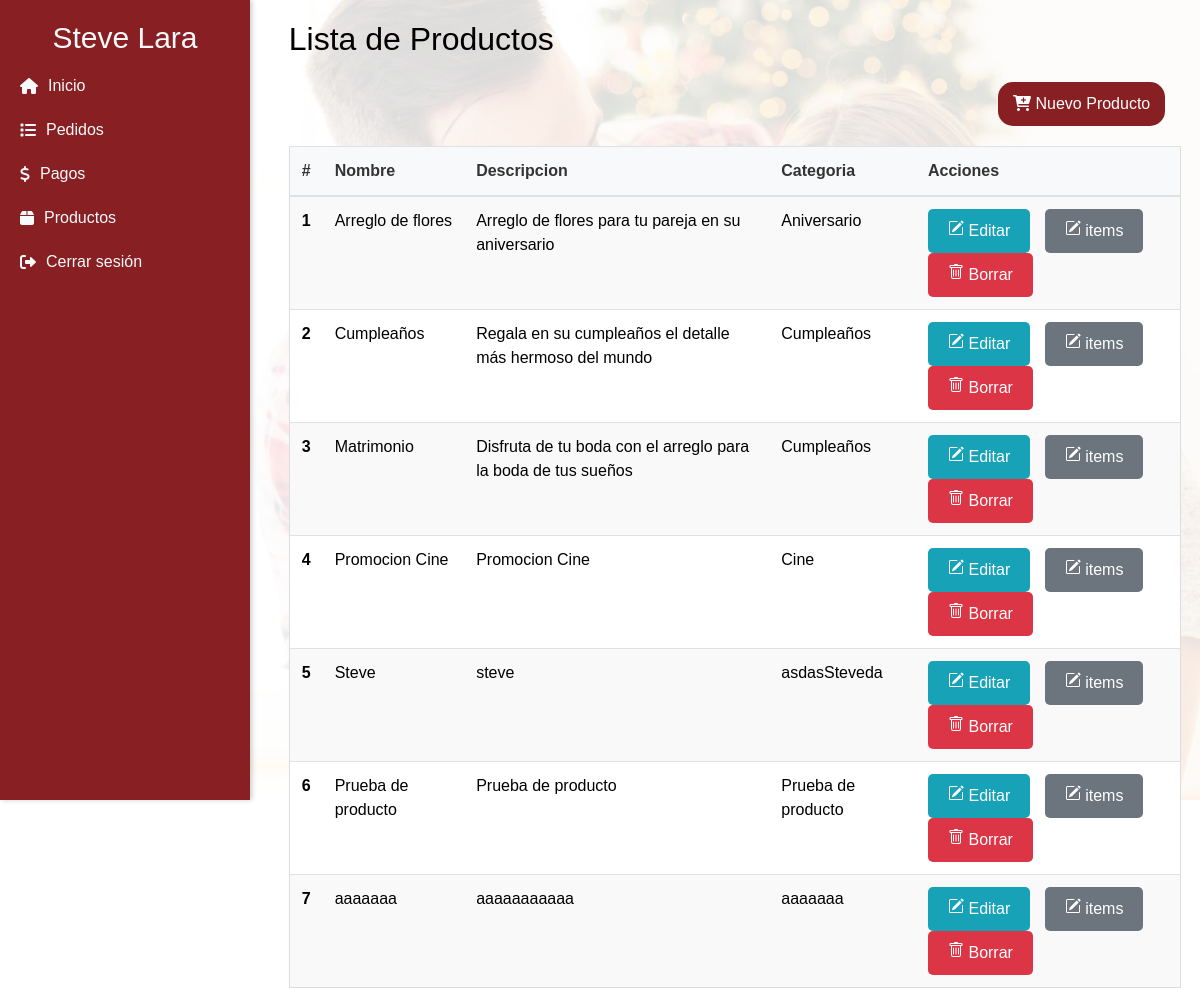
Before: /productos (signed in) with the older database file.
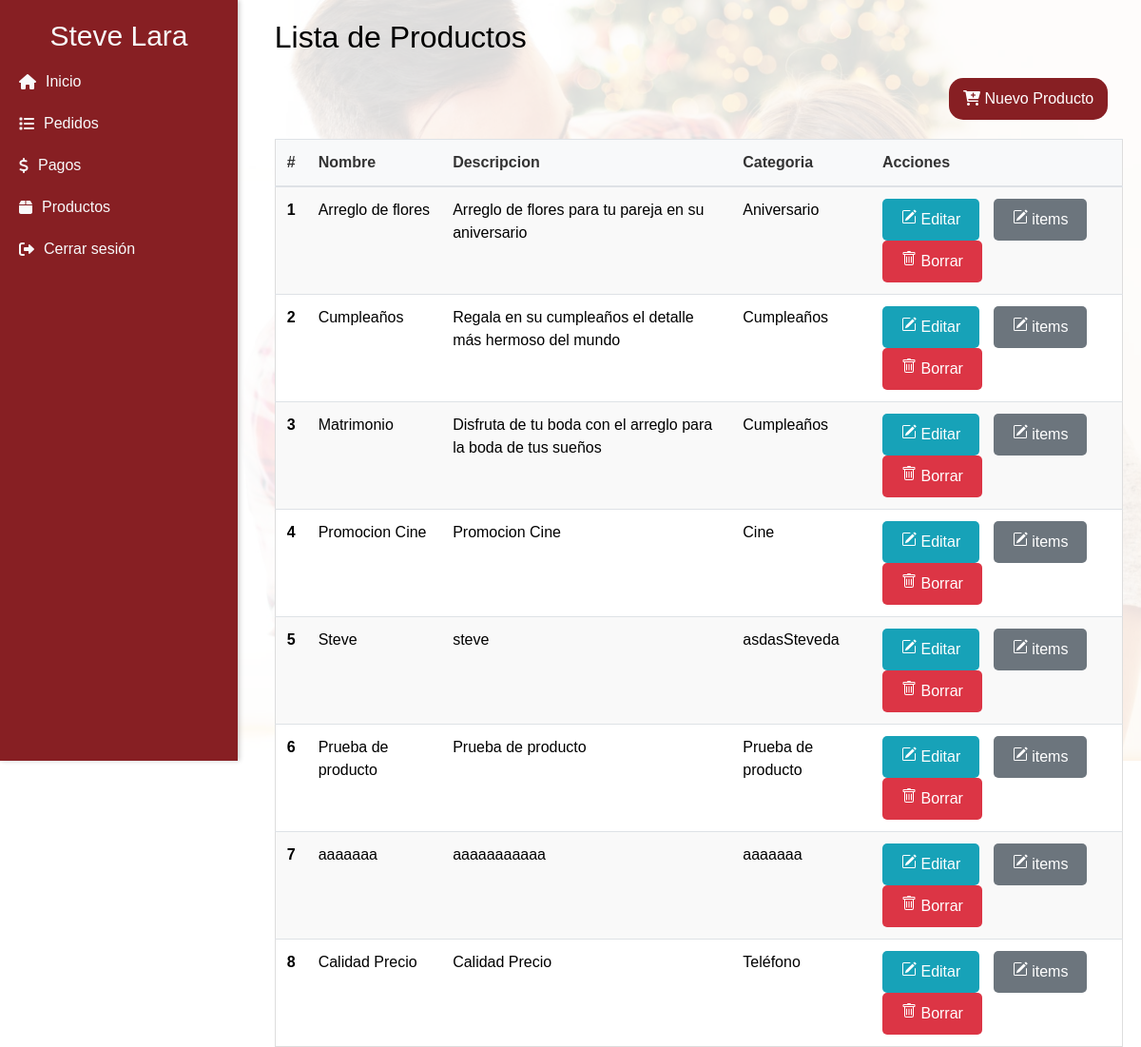
After: the same page with the newer database file.
### pedidos/models.py (models this page shows, shortened)
class Producto(models.Model):
    nombre = models.CharField(max_length=50)
    descripcion = models.TextField(max_length=200)
    imagen = models.ImageField(upload_to='productos/', default='productos/producto-default.jpg' , null=True, blank=True)
    categoria = models.CharField(max_length=100)
    precio_base = models.DecimalField(max_digits=10, decimal_places=2, default=0.0, blank=True, null=True)

### pedidos/views.py (the view)
# urls.py: path('productos', productos, name='productos'),                                                     #Visualizar
@staff_member_required
def productos(request):
    productos = Producto.objects.all()
    contenido = {
        'productos': productos,
        'cliente': request.cliente  #llamo al cliente del middleware
    }
    return render(request, 'productos/listado.html', contenido)

### templates/productos/listado.html (shortened to what this page needs)
{% extends 'menu.html' %}
{% block content %}
<div class="info-cliente">
  <h2 class="mb-4">Lista de Productos</h2>
  <a href="{% url 'nuevo_producto' %}" class="nuevo-pedido mr-3"><i class="fa-solid fa-cart-plus"></i> Nuevo Producto</a>
  <table class="table">
    <thead>
      <tr>
        <th scope="col">#</th>
        <th scope="col">Nombre</th>
        <th scope="col">Descripcion</th>
        <th scope="col">Categoria</th>
        <th scope="col">Acciones </th>
      </tr>
    </thead>
    <tbody>
      {% for producto in productos %}
      <tr>
        <th scope="row">{{ forloop.counter }}</th>
        <td data-label="Producto">{{ producto.nombre }}</td>
        <td data-label="">{{ producto.descripcion }}</td>
        <td data-label="Categoria">{{ producto.categoria }}</td>
        <td>
          <a href="{% url 'detalle_producto' producto.id %}" class="btn btn-info btn-sm">
            Editar</a>
          <a href="{% url 'productos_items' producto.id %}" class="btn btn-secondary btn-sm">
            items</a>
          <form action="{% url 'eliminar_producto' producto.id %}" method="post" style="display:inline;"
            class="delete-form">
            <button type="submit" class="btn btn-danger btn-sm">
              Borrar
            </button>
          </form>
        </td>
      </tr>
      {% endfor %}
    </tbody>
  </table>
</div>
{% endblock %}

Changed rows visible on the page:
added Producto: nombre "Calidad Precio", descripcion "Calidad Precio", categoria "Teléfono"
